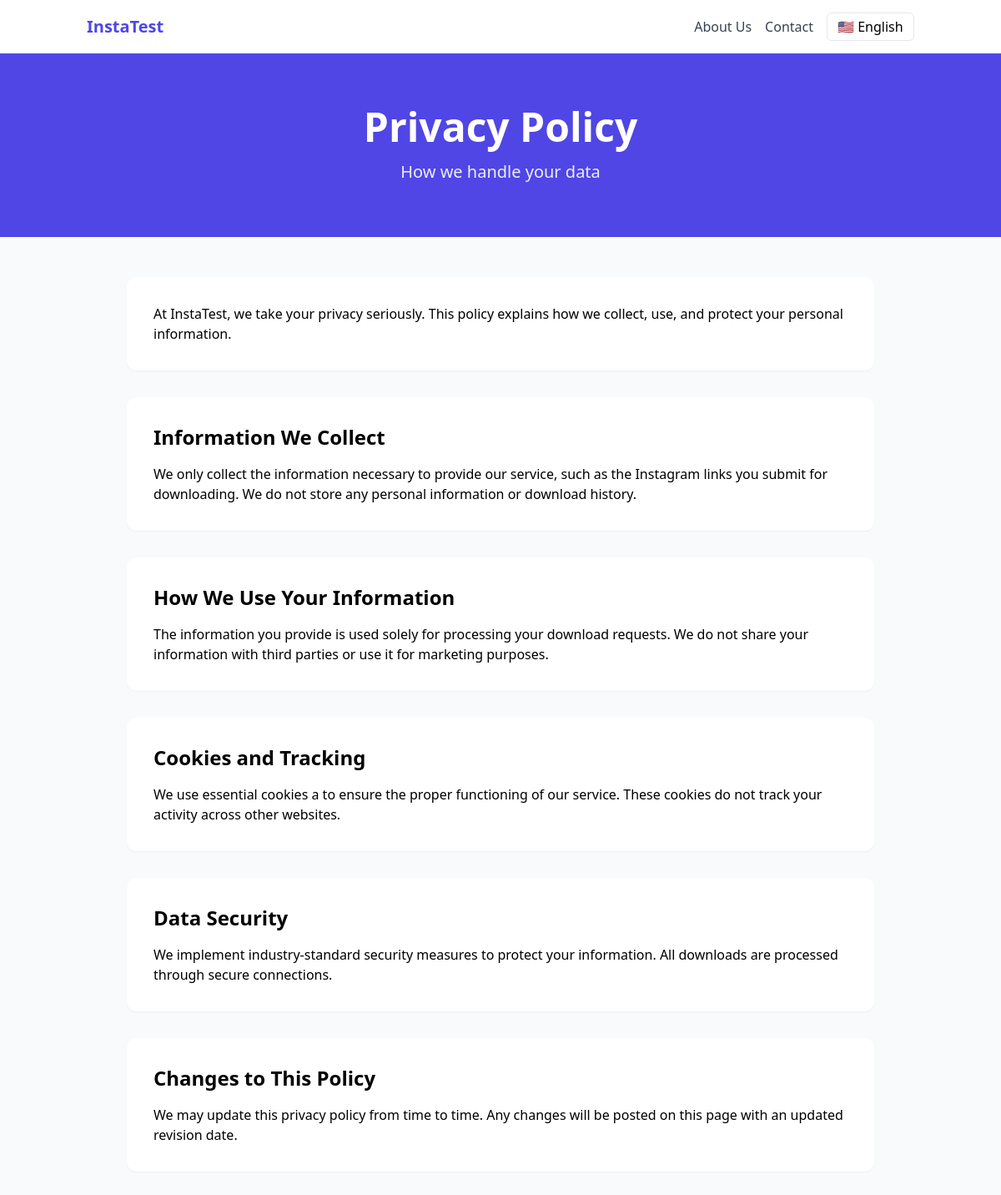
/en/privacy, run on an earlier commit of the app's database.
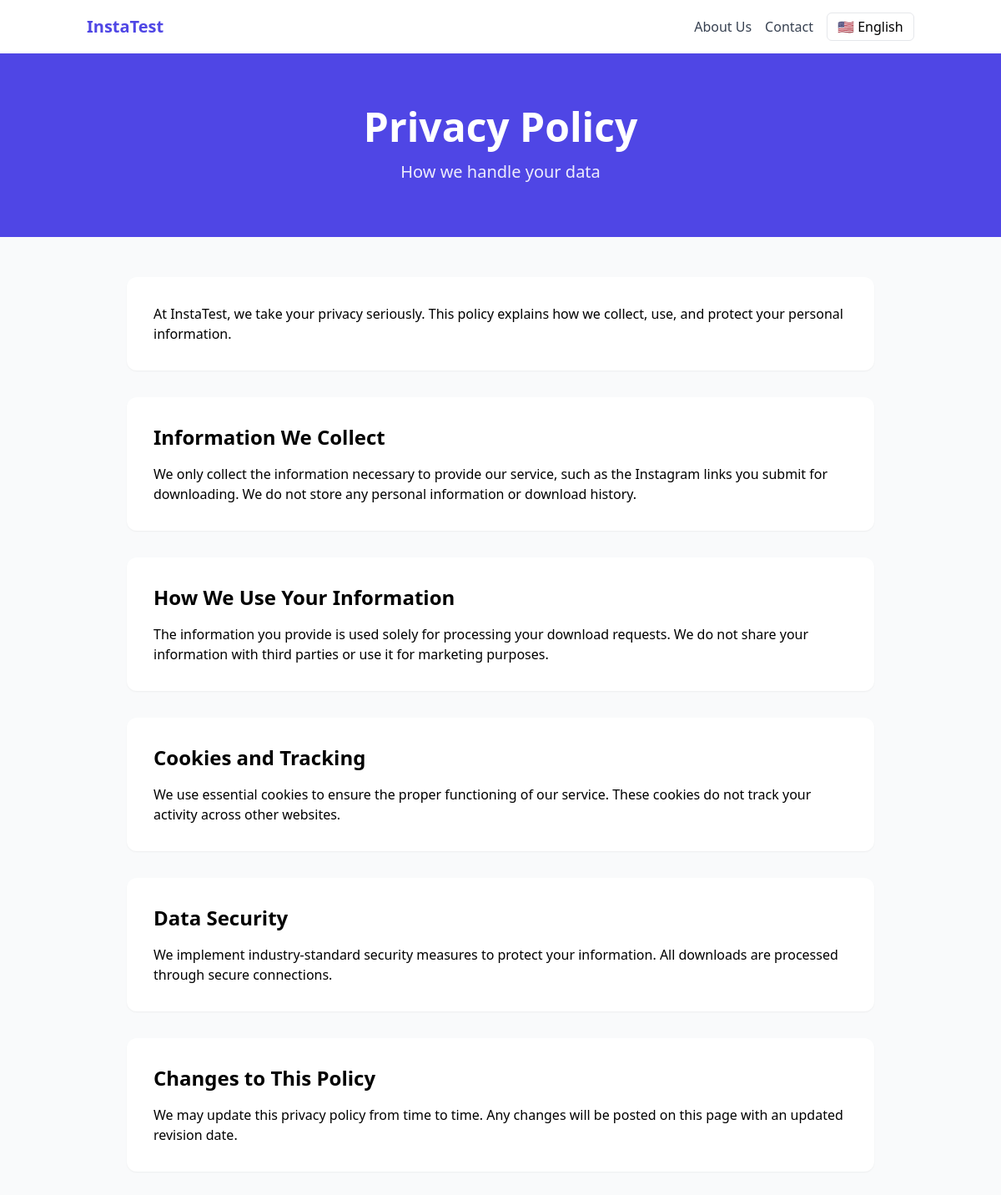
And on a later commit of the database.
### models.py (models this page shows)
class Translation(Base):
    __tablename__ = 'translations'
    id = Column(Integer, primary_key=True)
    language_id = Column(Integer, ForeignKey('languages.id'), nullable=False)
    key = Column(String(100), nullable=False)  # title, description, etc.
    value = Column(String(1000), nullable=False)
    language = relationship("Language", back_populates="translations")

### app.py (the view)
@app.get("/{lang_code}/privacy", response_class=HTMLResponse)
async def privacy_page_with_lang(request: Request, lang_code: str):
    translations = get_translations(lang_code)
    languages = get_languages()
    return templates.TemplateResponse("privacy.html", {
        "request": request,
        "translations": translations,
        "languages": languages,
        "current_lang": lang_code
    })

### templates/privacy.html (shortened to what this page needs)
<!DOCTYPE html>
<html lang="{{ current_lang }}">
<head>
    <link href="https://cdn.jsdelivr.net/npm/tailwindcss@2.2.19/dist/tailwind.min.css" rel="stylesheet" />
</head>
<body class="bg-gray-50">
    <nav class="bg-white shadow-sm">
        <div class="container mx-auto px-4">
            <div class="flex justify-between items-center h-16">
                <a href="/{{ current_lang }}" class="text-xl font-bold text-indigo-600">InstaTest</a>
                <div class="flex items-center space-x-4">
                    <a href="/{{ current_lang }}/about" class="text-gray-700 hover:text-indigo-600">{{ translations.about_title }}</a>
                    <a href="/{{ current_lang }}/contact" class="text-gray-700 hover:text-indigo-600">{{ translations.contact_title }}</a>
                    <div class="relative">
                        <select onchange="window.location.href=this.value" class="appearance-none bg-white border rounded-md px-3 py-1">
                            {% for lang in languages %}
                            <option value="/{{ lang.code }}/privacy" {% if lang.code == current_lang %}selected{% endif %}>
                                {{ lang.flag }} {{ lang.name }}
                            </option>
                            {% endfor %}
                        </select>
                    </div>
                </div>
            </div>
        </div>
    </nav>
    <header class="bg-indigo-600 text-white">
        <div class="container mx-auto px-4 py-16">
            <div class="max-w-4xl mx-auto text-center">
                <h1 class="text-5xl font-bold mb-4">{{ translations.privacy_title }}</h1>
                <p class="text-xl opacity-90">{{ translations.privacy_subtitle }}</p>
            </div>
        </div>
    </header>
    <main class="container mx-auto px-4 py-12">
        <div class="max-w-4xl mx-auto">
            <section class="bg-white rounded-xl p-8 shadow-sm mb-8">
                <div class="prose prose-lg max-w-none">
                    <p>{{ translations.privacy_intro }}</p>
                </div>
            </section>
            <section class="bg-white rounded-xl p-8 shadow-sm mb-8">
                <h2 class="text-2xl font-bold mb-4">{{ translations.privacy_collection_title }}</h2>
                <div class="prose prose-lg max-w-none">
                    <p>{{ translations.privacy_collection_text }}</p>
                </div>
            </section>
            <section class="bg-white rounded-xl p-8 shadow-sm mb-8">
                <h2 class="text-2xl font-bold mb-4">{{ translations.privacy_usage_title }}</h2>
                <div class="prose prose-lg max-w-none">
                    <p>{{ translations.privacy_usage_text }}</p>
                </div>
            </section>
            <section class="bg-white rounded-xl p-8 shadow-sm mb-8">
                <h2 class="text-2xl font-bold mb-4">{{ translations.privacy_cookies_title }}</h2>
                <div class="prose prose-lg max-w-none">
                    <p>{{ translations.privacy_cookies_text }}</p>
                </div>
            </section>
            <section class="bg-white rounded-xl p-8 shadow-sm mb-8">
                <h2 class="text-2xl font-bold mb-4">{{ translations.privacy_security_title }}</h2>
                <div class="prose prose-lg max-w-none">
                    <p>{{ translations.privacy_security_text }}</p>
                </div>
            </section>
            <section class="bg-white rounded-xl p-8 shadow-sm">
                <h2 class="text-2xl font-bold mb-4">{{ translations.privacy_changes_title }}</h2>
                <div class="prose prose-lg max-w-none">
                    <p>{{ translations.privacy_changes_text }}</p>
                </div>
            </section>
        </div>
    </main>
</body>
</html>

What changed in the data, as far as the page shows it:
changed Translation: privacy_cookies_text "We use essential cookies a to ensure the proper functioning of our service. These cookies do not track your activity across other websites." → "We use essential cookies to ensure the proper functioning of our service. These cookies do not track your activity across other websites."
